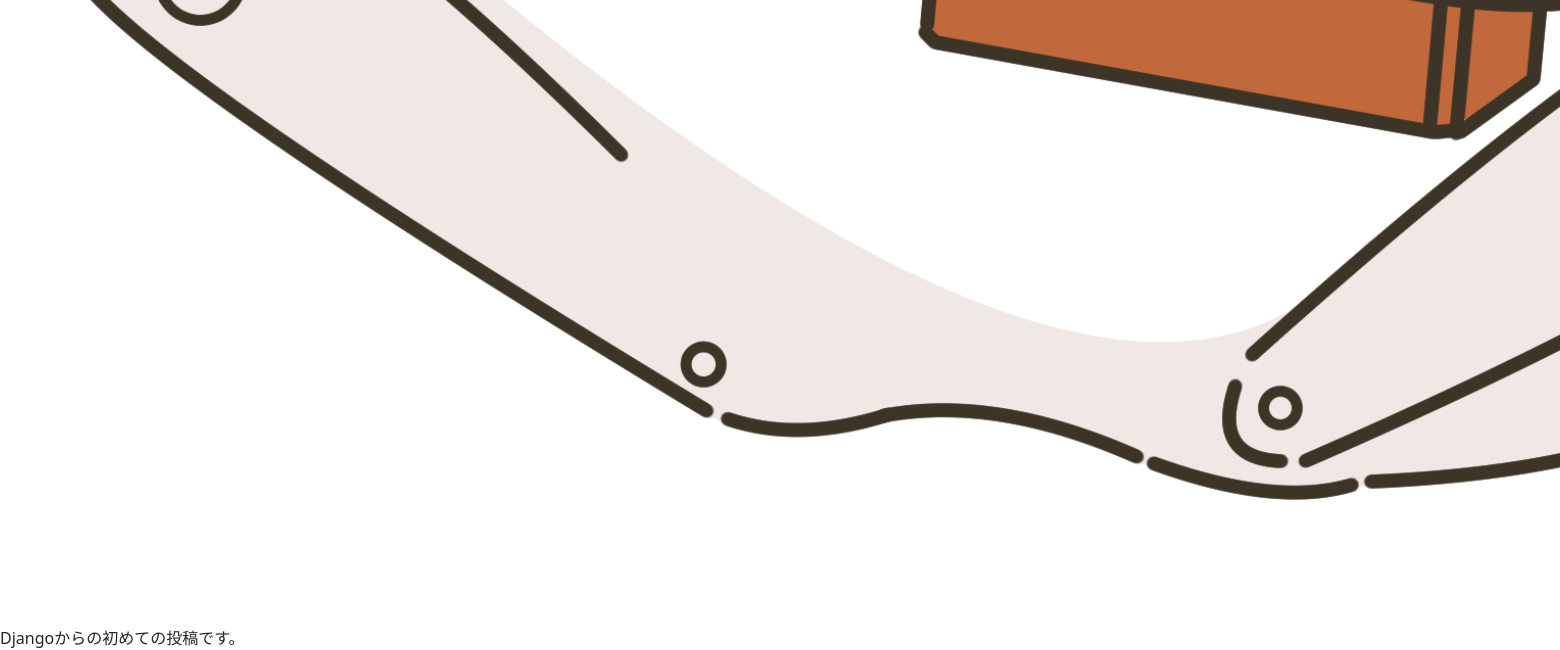
Page /posts/1/ (lower part) on the earlier database version.
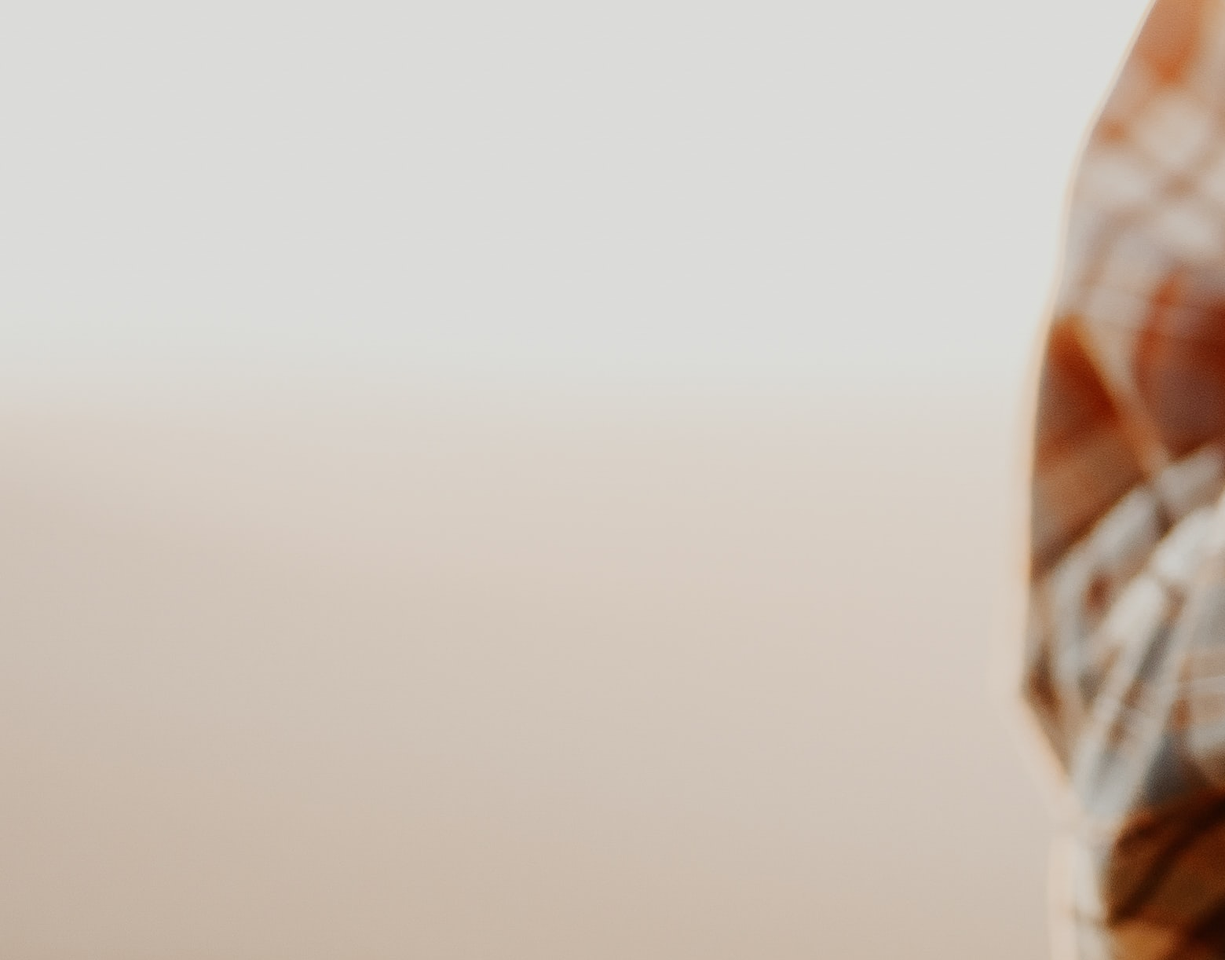
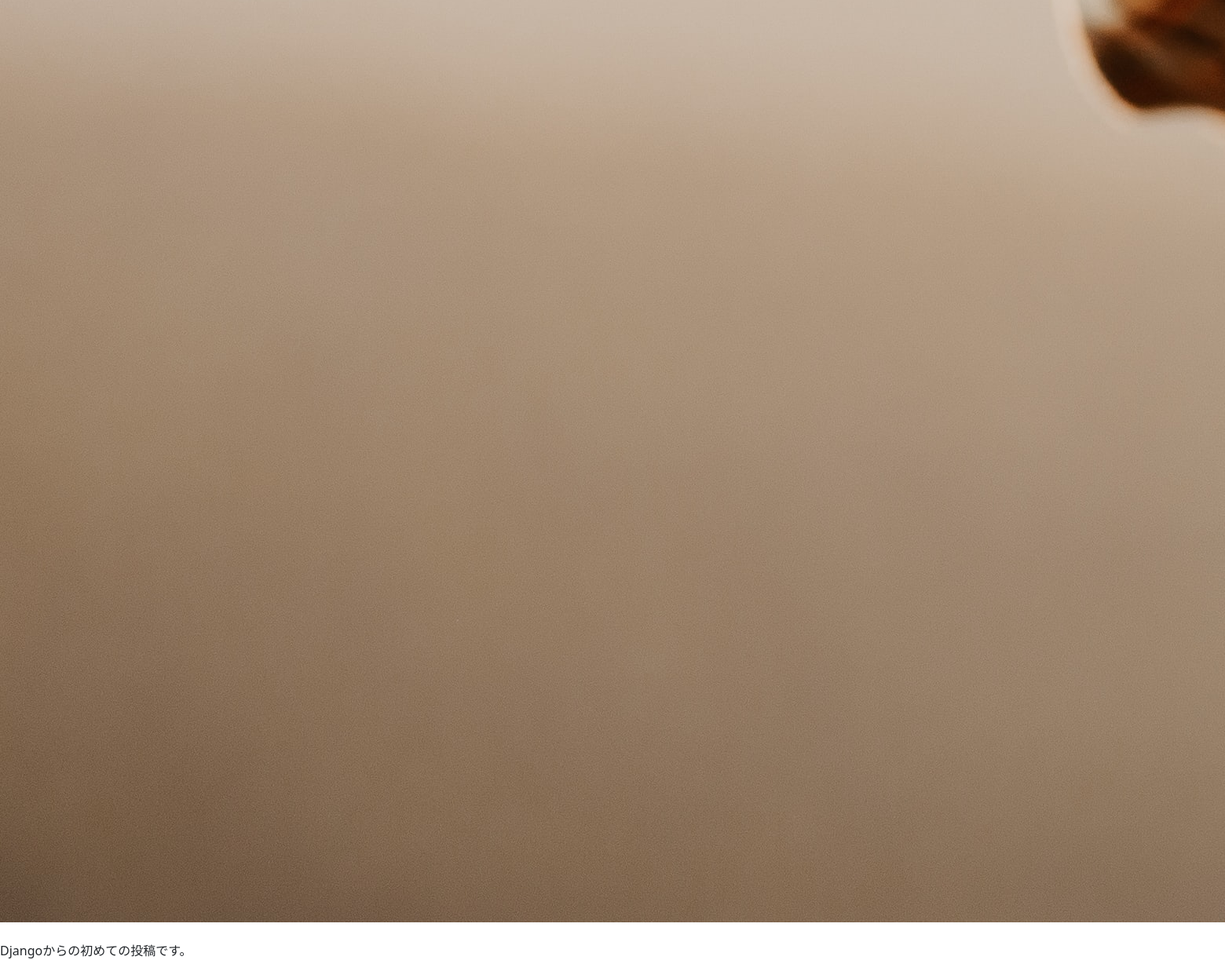
Same page on the later database version (2 pictures, top to bottom).
### posts/models.py (models this page shows, shortened)
class Post(models.Model):
    title = models.CharField(max_length=100)
    published = models.DateTimeField()
    image = models.ImageField(upload_to='media/')
    body = models.TextField()

### posts/views.py (the view)
# urls.py: path('posts/<int:post_id>/', views.post_detail, name="post_detail")
def post_detail(request, post_id):
    post = get_object_or_404(Post, pk=post_id)
    return render(request, 'posts/post_detail.html', {'post':post})

### posts/templates/posts/post_detail.html (shortened to what this page needs)
<!DOCTYPE html>
<html lang = "ja-jp">
    <head>
        <link href="https://cdn.jsdelivr.net/npm/bootstrap@5.0.0-beta1/dist/css/bootstrap.min.css" rel="stylesheet">
    </head>
    <body>
        <br /><br />
        <br /><br />
        <img src="{{ post.image.url }}"/>
        <br /><br />
        {{ post.body }}
    </body>
</html>

Differences in the rows shown:
changed Post "Djangoからの初めての投稿です。": image: a different picture
